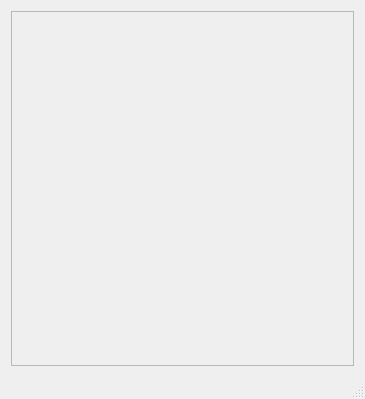
<?xml version="1.0" encoding="UTF-8"?>
<ui version="4.0">
 <class>WMainWindow</class>
 <widget class="QMainWindow" name="WMainWindow">
  <property name="geometry">
   <rect>
    <x>0</x>
    <y>0</y>
    <width>365</width>
    <height>399</height>
   </rect>
  </property>
  <property name="sizePolicy">
   <sizepolicy hsizetype="Expanding" vsizetype="Expanding">
    <horstretch>0</horstretch>
    <verstretch>0</verstretch>
   </sizepolicy>
  </property>
  <property name="windowTitle">
   <string>BrowBeater</string>
  </property>
  <widget class="QWidget" name="verticalLayoutWidget">
   <layout class="QVBoxLayout" name="verticalLayout">
    <property name="sizeConstraint">
     <enum>QLayout::SetMaximumSize</enum>
    </property>
    <item>
     <widget class="QScrollArea" name="scrollArea">
      <property name="focusPolicy">
       <enum>Qt::NoFocus</enum>
      </property>
      <property name="widgetResizable">
       <bool>true</bool>
      </property>
      <widget class="QWidget" name="scrollAreaWidgetContents">
       <property name="geometry">
        <rect>
         <x>0</x>
         <y>0</y>
         <width>339</width>
         <height>352</height>
        </rect>
       </property>
       <property name="sizePolicy">
        <sizepolicy hsizetype="Preferred" vsizetype="Expanding">
         <horstretch>0</horstretch>
         <verstretch>0</verstretch>
        </sizepolicy>
       </property>
      </widget>
     </widget>
    </item>
   </layout>
  </widget>
  <widget class="QStatusBar" name="statusBar"/>
 </widget>
 <layoutdefault spacing="6" margin="11"/>
 <resources/>
 <connections/>
</ui>
